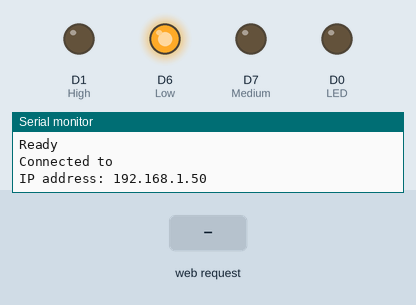
A sketch run on a simulated ESP8266 (NodeMCU). Shown: output pins drawn as LEDs (lit = HIGH), the last lines printed to the serial monitor. The inputs (shaded band) are chosen by the test bench. WiFi joins after 1.5 s; servers stay silent unless stated; not simulated (calls return 0 or success): credentials.h; pins used as bus, display or sensor lines are not drawn.

Above: at 2.7 s.
2.8 s: HTTP request GET / received
At 3.7 s:
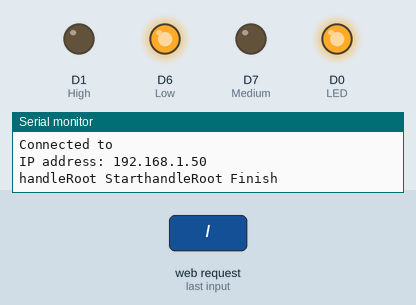
4.3 s: HTTP request GET /?speed=off received
At 4.8 s:
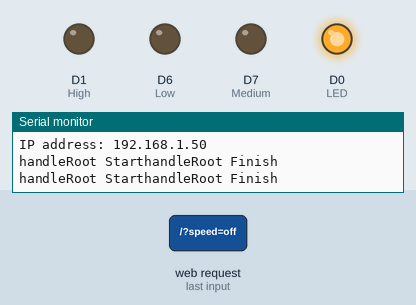
5.8 s: HTTP request GET /?speed=medium received
At 7.0 s:
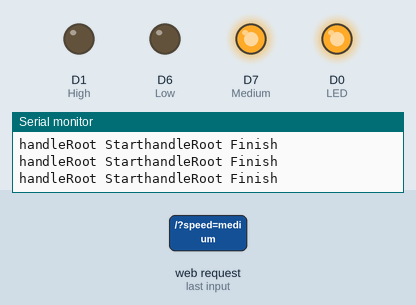
7.3 s: HTTP request GET /?speed=high received
At 8.3 s:
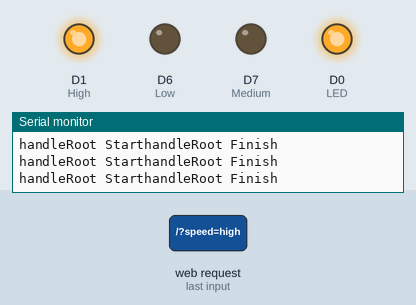
8.8 s: HTTP request GET /?speed=low received
At 9.4 s:
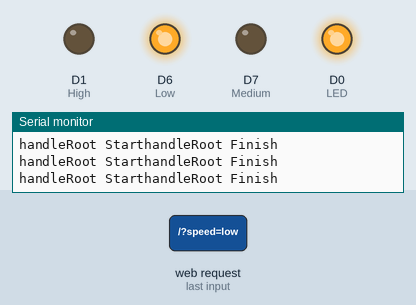
Timing chart, 0 to 11.3 s (numbered marks = the images above; inputs shaded):
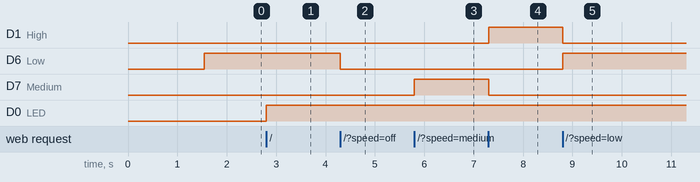

The sketch:

main.ino
```cpp
#include <ESP8266WebServer.h>

#include "ota.h"

// Esp8266 Server running on port 80
ESP8266WebServer server(80);

void powerOn() {
  digitalWrite(D5, HIGH);
  digitalWrite(D6, LOW);
  digitalWrite(D7, LOW);
  digitalWrite(D1, LOW);
}

void powerOff() {
  // AKA manual mode, unpowered relay powers manual controls.
  digitalWrite(D5, LOW);
  digitalWrite(D6, LOW);
  digitalWrite(D7, LOW);
  digitalWrite(D1, LOW);
}

void low() {
  powerOn();
  digitalWrite(D6, HIGH);
}

void medium() {
  powerOn();
  digitalWrite(D7, HIGH);
}

void high() {
  powerOn();
  digitalWrite(D1, HIGH);
}

void setup() {
  pinMode(D0, OUTPUT);  // LED

  pinMode(D5, OUTPUT);  // Power
  pinMode(D6, OUTPUT);  // Low
  pinMode(D7, OUTPUT);  // Medium
  pinMode(D1, OUTPUT);  // High

  Serial.begin(9600);
  ota_setup();

  Serial.print("Connected to ");
  Serial.println(ssid);
  Serial.print("IP address: ");
  Serial.println(WiFi.localIP());  // IP address assigned to your ESP

  server.on("/", handleRoot);
  server.begin();

  low();  // Start on low when plugged in
}

void loop() {
  ota_loop();
  server.handleClient();
}

String s = R"(<!DOCTYPE html>
  <html>
  <meta name="viewport" content="width=500, initial-scale=1">
  <body>
  <h1>Fan Speed</h1>

  <form action="/">
    <input type="radio" id="off" name="speed" value="off">
    <label for="off">Off/Manual</label><br>
    <input type="radio" id="low" name="speed" value="low">
    <label for="low">Low</label><br>
    <input type="radio" id="medium" name="speed" value="medium">
    <label for="medium">Medium</label><br>
    <input type="radio" id="high" name="speed" value="high">
    <label for="high">High</label><br>

    <input type="submit" value="Submit">
  </form>
  </body>
  </html>
)";

// HTTP root handler. Useable via provided web form or simple HTTP GET.
void handleRoot() {
  digitalWrite(D0, LOW);  // Flash the LED during response
  Serial.print("handleRoot Start");

  String speed = server.arg("speed");
  // TODO: Display current value ¯\_(ツ)_/¯
  // s += speed;
  server.send(200, "text/html", s);

  if (speed == "off") {
    powerOff();
  } else if (speed == "low") {
    low();
  } else if (speed == "medium") {
    medium();
  } else if (speed == "high") {
    high();
  }

  Serial.println("handleRoot Finish");
  digitalWrite(D0, HIGH);
}
```

ota.h
```cpp
#ifndef SRC_OTA_H_
#define SRC_OTA_H_

// Adapted from:
// https://github.com/esp8266/Arduino/blob/1a381477/libraries/ArduinoOTA/examples/BasicOTA/BasicOTA.ino

#include <ArduinoOTA.h>
#include <ESP8266WiFi.h>
#include <ESP8266mDNS.h>
#include <WiFiUdp.h>

#include "credentials.h"

const char* hostname = "esp8266-fan-relay";
const char* ssid     = STASSID;
const char* password = STAPSK;

// TODO: Store credentials in EEPROM: https://github.com/xoseperez/eeprom_rotate

WiFiEventHandler wifiConnectHandler;
WiFiEventHandler wifiDisconnectHandler;

void onWifiConnect(const WiFiEventStationModeGotIP& event) {
  Serial.println("Connected to Wi-Fi sucessfully.");
  Serial.print("IP address: ");
  Serial.println(WiFi.localIP());
}

void onWifiDisconnect(const WiFiEventStationModeDisconnected& event) {
  Serial.println("Disconnected from Wi-Fi, trying to connect...");
  WiFi.disconnect();
  WiFi.begin(ssid, password);
}

void ota_setup() {
  Serial.println("Booting");

  // Register event handlers
  wifiConnectHandler    = WiFi.onStationModeGotIP(onWifiConnect);
  wifiDisconnectHandler = WiFi.onStationModeDisconnected(onWifiDisconnect);

  // TODO: Board is not accessible over the network after a few weeks. Adding
  // this auto-reconnect should resolve. TBD...
  // https://randomnerdtutorials.com/solved-reconnect-esp8266-nodemcu-to-wifi/
  WiFi.setAutoReconnect(true);
  WiFi.persistent(true);

  // Port defaults to 8266
  // ArduinoOTA.setPort(8266);

  // Hostname defaults to esp8266-[ChipID]
  WiFi.hostname(hostname);

  // No authentication by default
  // ArduinoOTA.setPassword("admin");

  // Password can be set with it's md5 value as well
  // MD5(admin) = 21232f297a57a5a743894a0e4a801fc3
  // ArduinoOTA.setPasswordHash("21232f297a57a5a743894a0e4a801fc3");

  WiFi.mode(WIFI_STA);
  WiFi.begin(ssid, password);
  while (WiFi.waitForConnectResult() != WL_CONNECTED) {
    Serial.println("Connection Failed! Rebooting...");
    delay(2000);
    ESP.restart();
  }

  if (!MDNS.begin(hostname)) {
    Serial.println("Error setting up MDNS responder!");
  }

  ArduinoOTA.onStart([]() {
    String type;
    if (ArduinoOTA.getCommand() == U_FLASH) {
      type = "sketch";
    } else {  // U_FS
      type = "filesystem";
    }

    // NOTE: if updating FS this would be the place to unmount FS using
    // FS.end()
    Serial.println("Start updating " + type);
  });
  ArduinoOTA.onEnd([]() { Serial.println("\nEnd"); });
  ArduinoOTA.onProgress([](unsigned int progress, unsigned int total) {
    Serial.printf("Progress: %u%%\r", (progress / (total / 100)));
  });
  ArduinoOTA.onError([](ota_error_t error) {
    Serial.printf("Error[%u]: ", error);
    if (error == OTA_AUTH_ERROR) {
      Serial.println("Auth Failed");
    } else if (error == OTA_BEGIN_ERROR) {
      Serial.println("Begin Failed");
    } else if (error == OTA_CONNECT_ERROR) {
      Serial.println("Connect Failed");
    } else if (error == OTA_RECEIVE_ERROR) {
      Serial.println("Receive Failed");
    } else if (error == OTA_END_ERROR) {
      Serial.println("End Failed");
    }
  });
  // ArduinoOTA.begin();
  Serial.println("Ready");
}

void ota_loop() {
  MDNS.update();
  // TODO: Why does enabling the OTA handler cause the main website responses to
  // fail?

  // ArduinoOTA.handle();
}

#endif  // SRC_OTA_H_
```

Measured:
- after the input at 2.8 s, D0 (LED): LOW → HIGH at once
- after the input at 4.3 s, D6 (Low): HIGH → LOW at once
- after the input at 5.8 s, D7 (Medium): LOW → HIGH at once
- after the input at 7.3 s, D1 (High): LOW → HIGH at once; D7 (Medium): HIGH → LOW at once
- after the input at 8.8 s, D1 (High): HIGH → LOW at once; D6 (Low): LOW → HIGH at once
